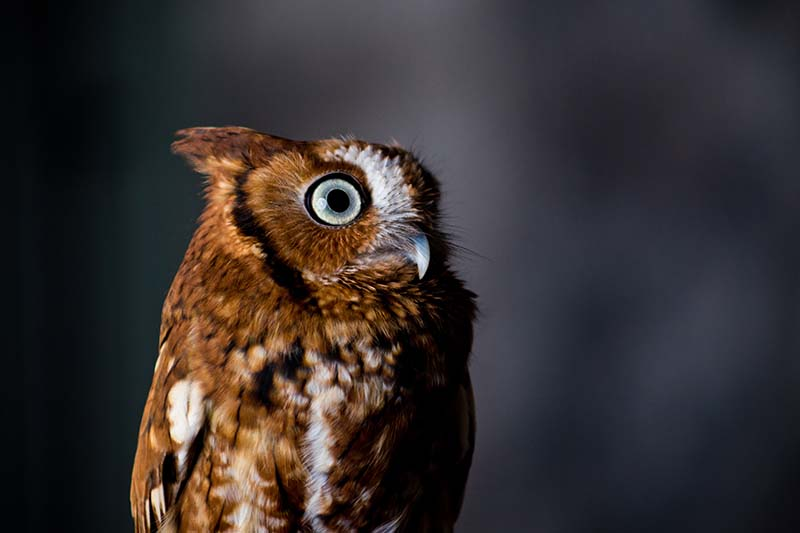
#> input picture wagtail/tests/snapsite/tests/images/delaney-van-EUVN4bihZug-unsplash.jpg, 800 x 533 px
$ python -i documentation_factory.py   (imports and definitions only)
#> lines starting #> are read from the running program, lines starting #| are printed output that depends on the picture
import os

from django.conf import settings
from PIL import Image, ImageDraw


# [9 lines left out: function nested_list, not called in this run]


def add_browser_chrome(filepath):
    original = Image.open(filepath).convert('RGBA')
    width, height = original.size
#> width = 800; height = 533
    chrome_height = 159
    im = Image.new("RGBA", (width + 2, height + chrome_height + 1), (0, 0, 0, 89))
    im.paste(original, (1, chrome_height))
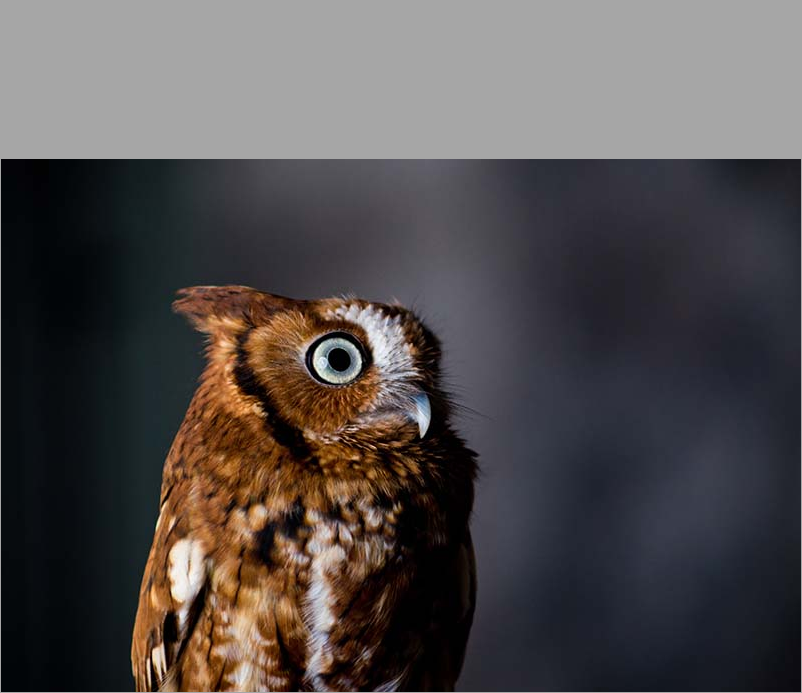
#> im: PIL image 802x693 RGBA; mean R, G, B, A 42.4, 37.4, 37.4, 216.4; transparent parts drawn white
#> (the run stopped early here; a loop or call above may not have finished)
